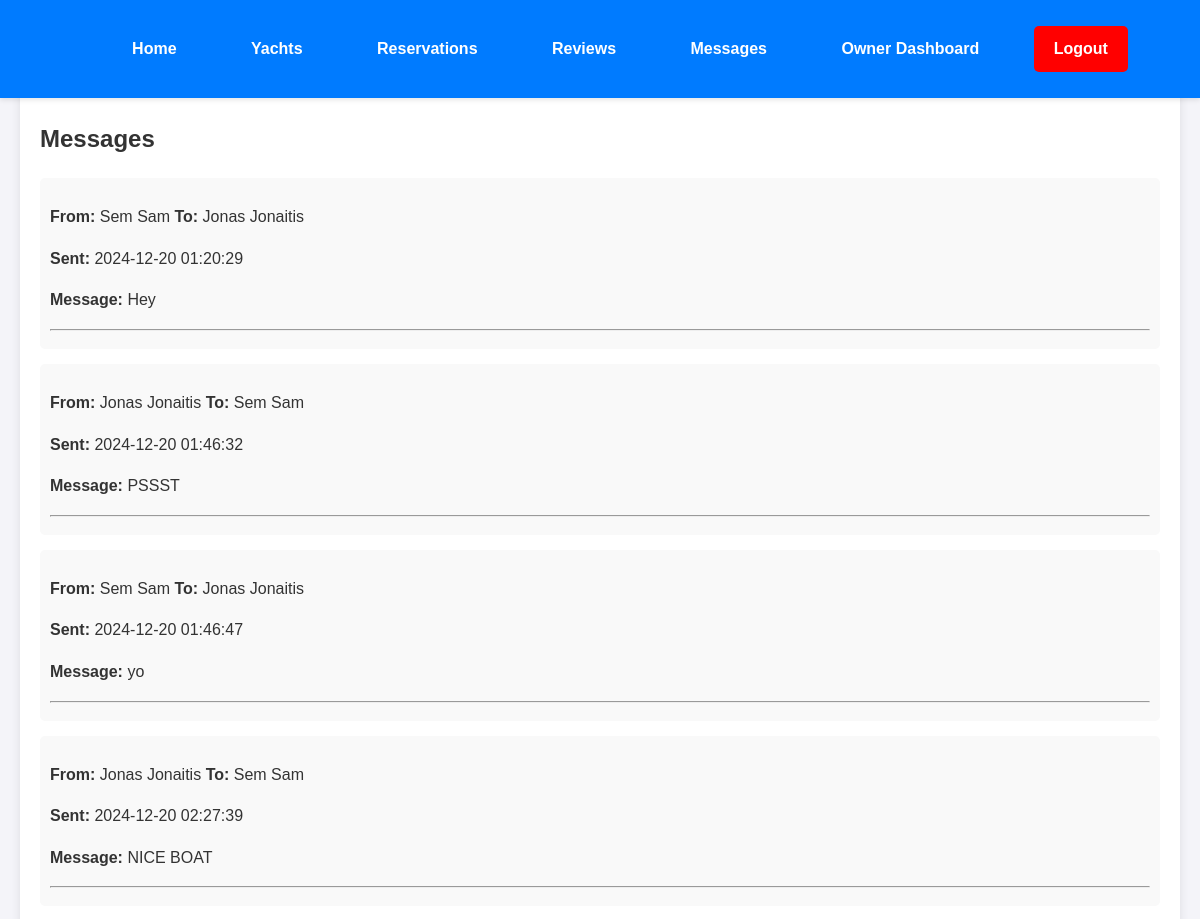
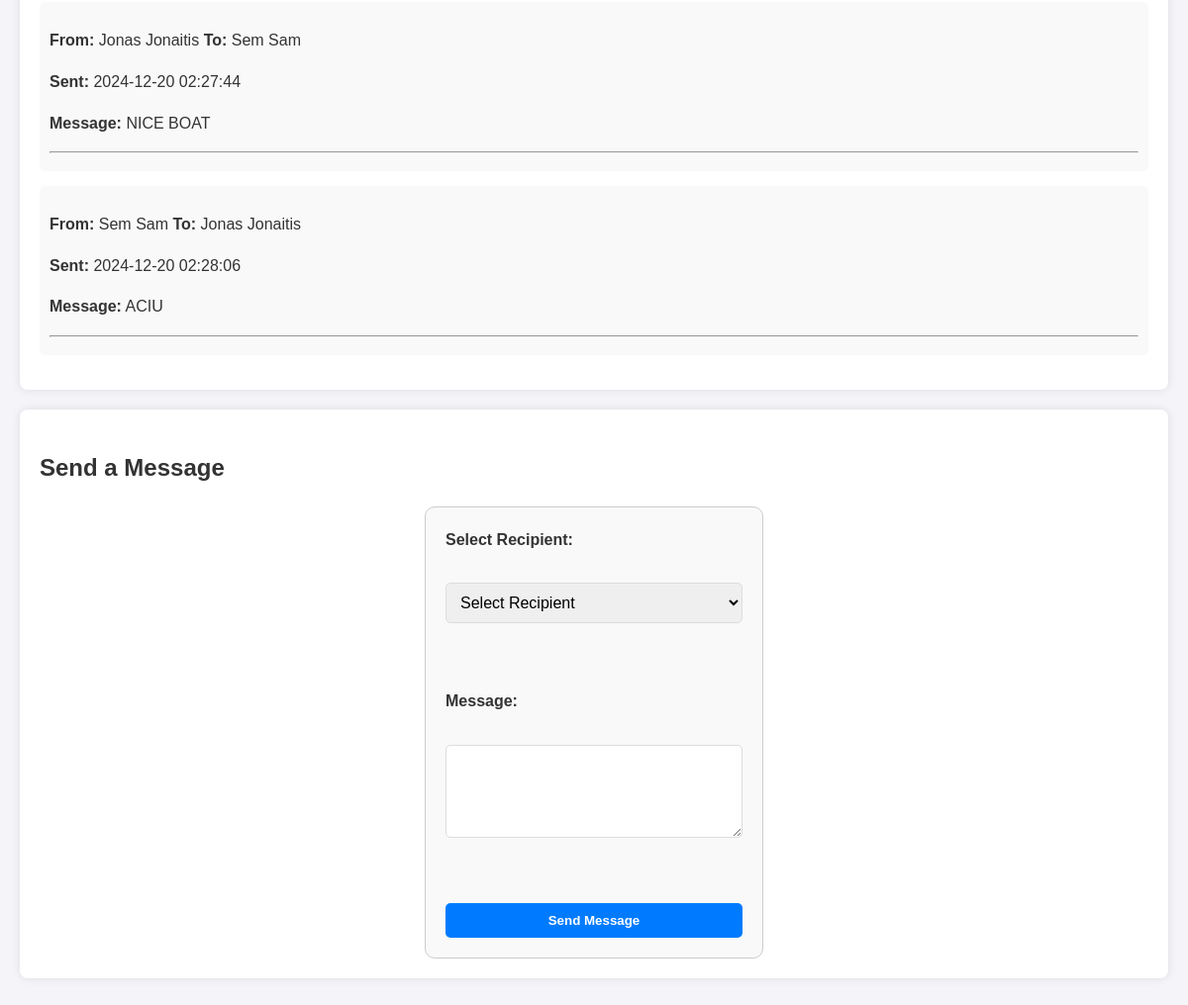
Page /IT_proj/messages.php (signed in) on the committed database (2 pictures, top to bottom).
### tables this page shows
CREATE TABLE `messages` (
  `id` int(20) NOT NULL,
  `siuntejo_id` int(10) NOT NULL,
  `gavejo_id` int(10) NOT NULL,
  `created` datetime NOT NULL DEFAULT current_timestamp(),
  `message` text NOT NULL
);

### IT_proj/messages.php (the view, shortened to what this page needs)
<?php
include('header.php');
include('config.php');
$user_id = $_SESSION['user_id'];
$is_owner_42 = $user_id == 42;
try {
    if ($is_owner_42) {
        $sql = "SELECT m.id, m.siuntejo_id, m.gavejo_id, m.created, m.message
                FROM messages m
                ORDER BY m.created ASC";
    } else {
        $sql = "SELECT m.id, m.siuntejo_id, m.gavejo_id, m.created, m.message
                FROM messages m
                WHERE (m.siuntejo_id = :user_id OR m.gavejo_id = :user_id)
                ORDER BY m.created ASC";
    }
    $stmt = $pdo->prepare($sql);
    if (!$is_owner_42) {
        $stmt->bindParam(':user_id', $user_id);
    }
    $stmt->execute();
    $messages = $stmt->fetchAll(PDO::FETCH_ASSOC);
} catch (PDOException $e) {
    $error_message = "Error fetching messages: " . $e->getMessage();
}
?>
<section id="messages">
    <h2>Messages</h2>
    <?php if (empty($messages)): ?>
        <p>No messages available.</p>
    <?php else: ?>
        <?php foreach ($messages as $message): ?>
            <div class="message">
                <p><strong>From:</strong>
                <?php
                if ($is_owner_42) {
                    echo htmlspecialchars($message['siuntejo_id']);
                } else {
                    echo htmlspecialchars(getUserName($message['siuntejo_id'], $pdo));
                }
                ?>
                <strong>To:</strong>
                <?php
                if ($is_owner_42) {
                    echo htmlspecialchars($message['gavejo_id']);
                } else {
                    echo htmlspecialchars(getUserName($message['gavejo_id'], $pdo));
                }
                ?>
                </p>
                <p><strong>Sent:</strong> <?php echo htmlspecialchars($message['created']); ?></p>
                <p><strong>Message:</strong> <?php echo nl2br(htmlspecialchars($message['message'])); ?></p>
                <hr>
            </div>
        <?php endforeach; ?>
    <?php endif; ?>
</section>
<?php if (!$is_owner_42): ?>
    <section id="send_message">
        <h2>Send a Message</h2>
        <form action="" method="POST">
            <label for="receiver_id">Select Recipient:</label><br>
            <select id="receiver_id" name="receiver_id" required>
                <option value="">Select Recipient</option>
            </select><br><br>
            <label for="message">Message:</label><br>
            <textarea id="message" name="message" rows="4" required></textarea><br><br>
            <input type="submit" value="Send Message">
        </form>
    </section>
<?php endif; ?>
<?php
function getUserName($user_id, $pdo) {
    $sql = "SELECT varpav FROM naudotojai WHERE id = :user_id UNION SELECT varpav FROM nuomotojai WHERE id = :user_id";
    $stmt = $pdo->prepare($sql);
    $stmt->bindParam(':user_id', $user_id);
    $stmt->execute();
    $result = $stmt->fetch(PDO::FETCH_ASSOC);
    return $result ? $result['varpav'] : 'Unknown';
}
?>
</body>
</html>

### IT_proj/styles.css (style rules this page uses)
body { font-family: Arial, sans-serif; margin: 0; padding: 0; line-height: 1.6; background-color: #f4f4f9; color: #333; }
section { padding: 20px; margin-bottom: 20px; }
#messages { background-color: #fff; padding: 20px; border-radius: 8px; box-shadow: 0 0 10px rgba(0, 0, 0, 0.1); }
#messages .message { padding: 10px; margin-bottom: 15px; background-color: #f9f9f9; border-radius: 5px; }
#send_message { background-color: #fff; padding: 20px; border-radius: 8px; box-shadow: 0 0 10px rgba(0, 0, 0, 0.1); }
#send_message form { display: flex; flex-direction: column; }
#send_message label { font-size: 1rem; margin-bottom: 5px; }
#send_message textarea, #send_message select { padding: 10px; font-size: 1rem; border-radius: 5px; border: 1px solid #ddd; margin-bottom: 15px; }
#send_message input[type="submit"] { background-color: #007bff; color: white; padding: 10px 20px; border: none; border-radius: 5px; font-weight: bold; cursor: pointer; }
body { font-family: Arial, sans-serif; margin: 0; padding: 0; background-color: #f4f4f9; }
form { width: 300px; margin: 0 auto; padding: 20px; border: 1px solid #ccc; border-radius: 10px; background-color: #f9f9f9; }
label { font-weight: bold; }

### rows in the picture
messages: siuntejo_id "Sem Sam", gavejo_id "Jonas Jonaitis", created "2024-12-20 01:20:29", message "Hey"
messages: siuntejo_id "Jonas Jonaitis", gavejo_id "Sem Sam", created "2024-12-20 01:46:32", message "PSSST"
messages: siuntejo_id "Sem Sam", gavejo_id "Jonas Jonaitis", created "2024-12-20 01:46:47", message "yo"
messages: siuntejo_id "Jonas Jonaitis", gavejo_id "Sem Sam", created "2024-12-20 02:27:39", message "NICE BOAT"
messages: siuntejo_id "Jonas Jonaitis", gavejo_id "Sem Sam", created "2024-12-20 02:27:44", message "NICE BOAT"
messages: siuntejo_id "Sem Sam", gavejo_id "Jonas Jonaitis", created "2024-12-20 02:28:06", message "ACIU"
